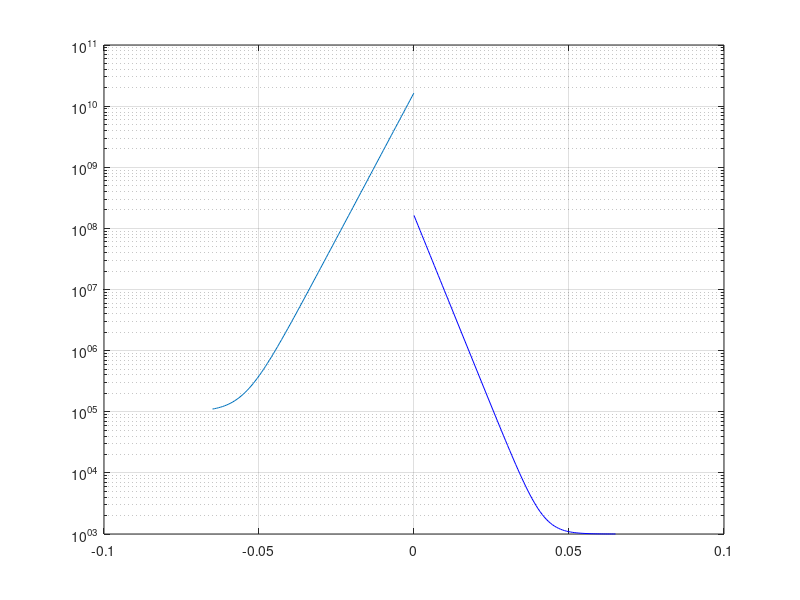

Here is the MATLAB script that generated this plot: (Note: this script raises an error after producing the figure.)
%Problem 2b: Forward Biased Condition
clc
%Defining Constants
k= 1.38e-23;
T= 300;
kT= k*T;
KS= 11.8;
e0= 8.85e-14;
ND= 1e17;
NA= 1e15;
Lp= 3.47e-3;
Ln= 4.56e-3;
q= 1.602e-19;
VA= 0.3;            %Forward Biased Condition
ni= 1e10;
Vbi= (kT/q)*(log((NA*ND)/(ni*ni)));
xn= sqrt(((2 * KS * e0)/q) * (NA / (ND * (NA + ND))) * (Vbi-VA));
xp= sqrt(((2 * KS * e0)/q) * (ND / (NA * (NA + ND))) * (Vbi-VA));
%Plot
x= linspace(-0.065,-xp);
z= [-xp:0.01:xn];
w= linspace(xn, 0.065);
NNA= ((ni * ni) / NA) * (exp(VA/0.025) - 1);
NND= ((ni * ni) / ND) * (exp(VA/0.025) - 1);
NNNA= 1e5 + NNA.*exp((x+xp) ./ Ln);
NNND= 1e3 + NND.*exp(-(w-xn) ./ Lp);
xp= sqrt(((2 * KS * e0)/q) * (ND / (NA * (NA + ND))) * (Vbi-VA))
xn= sqrt(((2 * KS * e0)/q) * (NA / (ND * (NA + ND))) * (Vbi-VA))
Vbi= (kT/q) * (log(NA * ND) / (ni * ni))
close
semilogy(x, NNNA, w, NNND, 'b');
grid;
xline(-xp, '--' );
hold on
xline(xn, '--');
title('np(x) and pn(x) in the Quasi-Neutral Regions');
xlabel('-xp & xn');
ylabel('n or p (log scale)');

